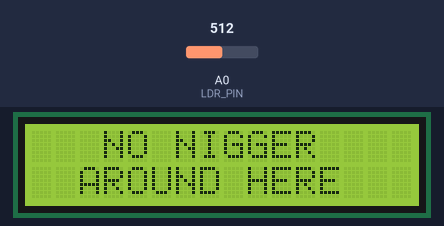
Bench run of a sketch on a simulated Arduino Uno, built with avr-gcc and run on an emulated ATmega328P. Shown: 16×2 character LCD. Inputs (shaded band) come from the test bench; at power-on: A0 (LDR_PIN) = 512. What the sketch prints to the serial monitor is not drawn.

Above: at 3.2 s.
3.3 s: A0 (LDR_PIN) set to 52
6.4 s: A0 (LDR_PIN) set to 47
At 7.6 s:
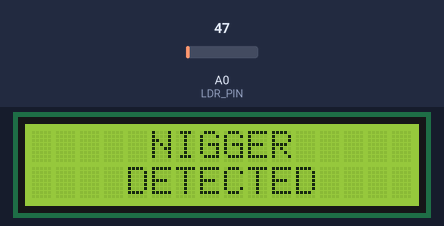
9.5 s: A0 (LDR_PIN) set to 122
At 10.3 s:
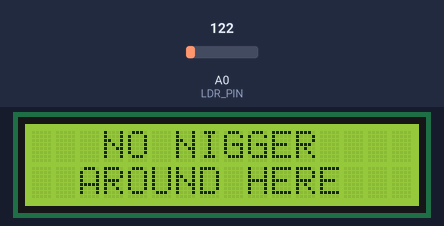
12.4 s: A0 (LDR_PIN) set to 40
At 13.3 s:
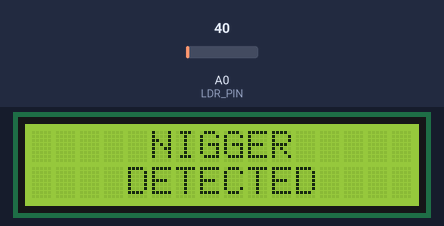
Timing chart, 0 to 15.4 s (numbered marks = the images above; inputs shaded):
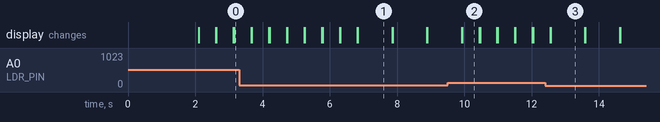

Measured:
- the behaviour switches between 50 and 49 on A0 (LDR_PIN) (found by bisection; images 0 and 1)
- after the input at 6.4 s, the display: first differs from a run without the input after 0.43 s (image 1)
- after the input at 9.5 s, the display: first differs from a run without the input after 0.44 s (image 2)
- after the input at 12.4 s, the display: first differs from a run without the input after 0.16 s (image 3)
- what the display in image 1 shows lasts 1.0 s, from 6.8 s to 7.8 s
- what the display in image 2 shows lasts 0.5 s, from 9.9 s to 10.4 s

The sketch:

cuba.ino
```cpp
#include <Wire.h>               // I2C communication library
#include <LiquidCrystal_I2C.h>  // LCD I2C library

const int col = 16;
const int row = 2;
// Create LCD object with I2C address 0x27, 16 columns, 2 rows
LiquidCrystal_I2C lcd(0x27, col, row);
// Pin for the photoresistor (LDR) connected to an analog pin
const int LDR_PIN = A0;

void setup() {
  // Initialize LCD
  lcd.init();
  lcd.backlight();
  lcd.setCursor(5, 0);
  lcd.print("NIGGER");
  lcd.setCursor(4, 1);
  lcd.print("DETECTOR");
  delay(2000);
  lcd.clear();

  // Initialize serial monitor for debugging
  Serial.begin(9600);


}
int pos = 0;

void loop() {
  // Read LDR value (0 - 1023)
  int ldrValue = analogRead(LDR_PIN);
  Serial.println(ldrValue);
  // Display status based on threshold
  lcd.setCursor(0, 1);
  if (ldrValue < 50) {
    lcd.setCursor(5, 0);
    lcd.print("NIGGER");
    lcd.setCursor(4, 1);
    lcd.print("DETECTED");
    delay(500);
    lcd.setCursor(5, 0);
    lcd.print("NIGGER");
    lcd.setCursor(4, 1);
    lcd.print("DETECTED");

    delay(500);
    lcd.clear();
  }else{
    lcd.setCursor(2,0);
    lcd.print(" NO NIGGER ");
    lcd.setCursor(2,1);
    lcd.print("AROUND HERE");

    delay(500);
    lcd.clear();
  }
}
```
